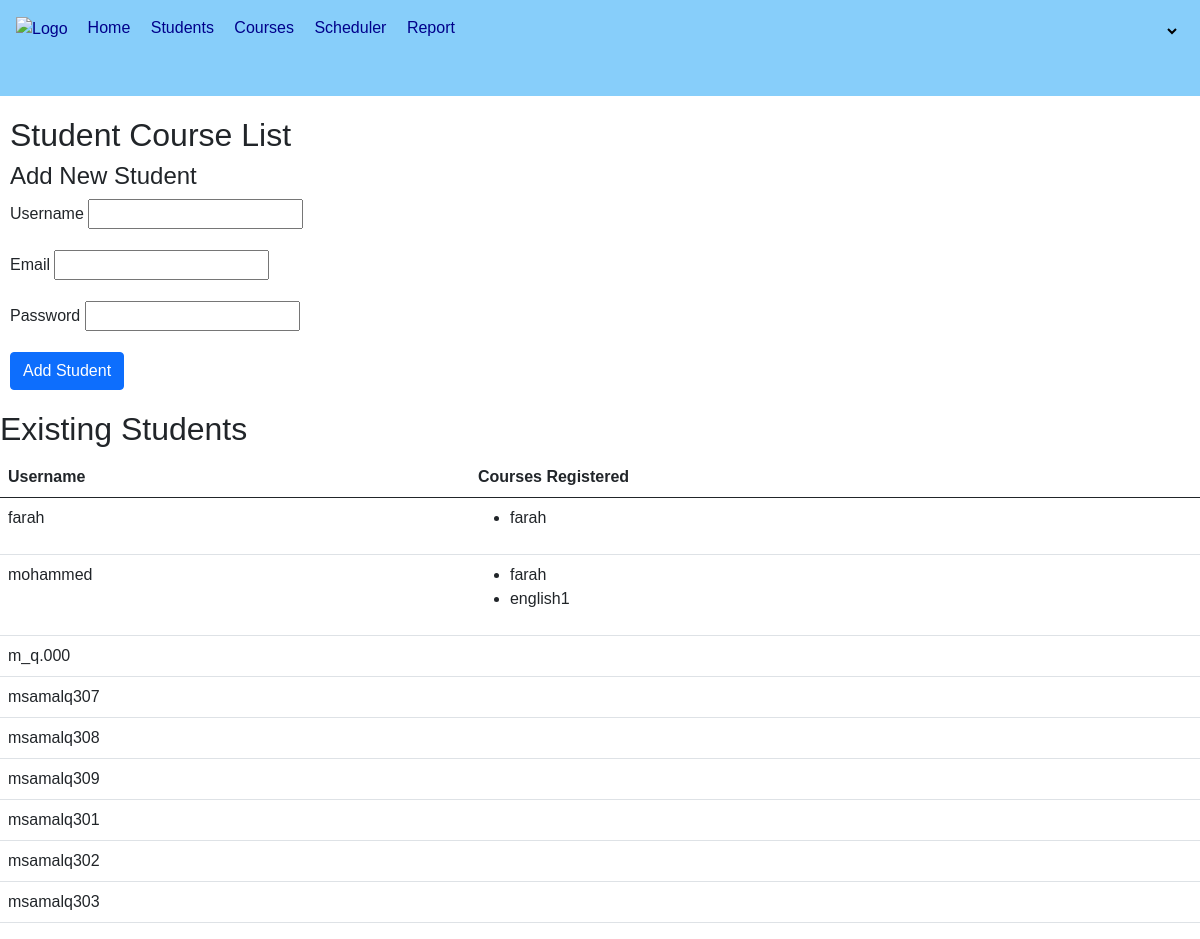
Page /student_course_list/ (signed in) on the earlier database version.
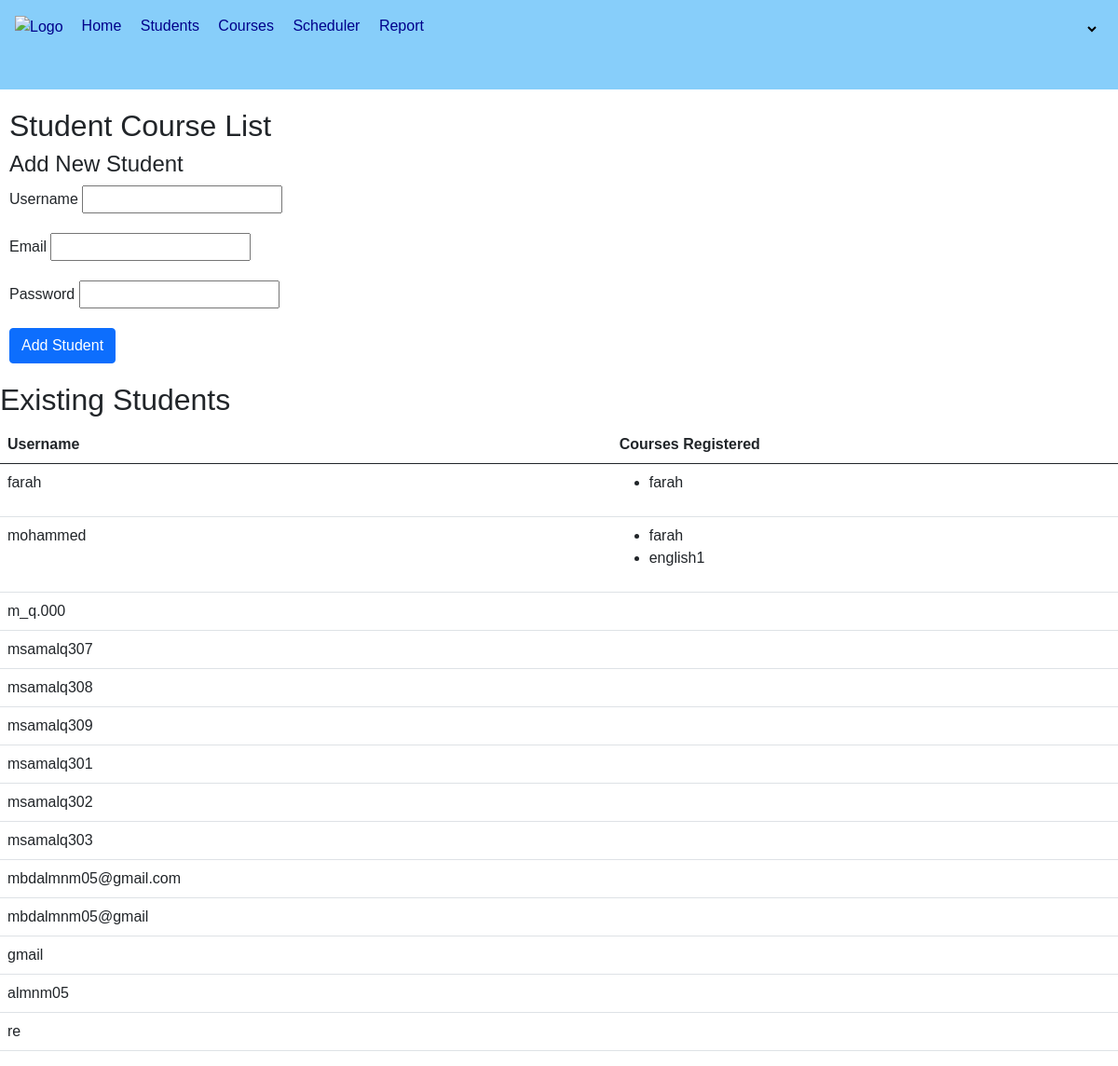
Same page on the later database version.
### courses/models.py (models this page shows, shortened)
class Student(models.Model):
    id = models.AutoField(primary_key=True, unique=True)
    user = models.ForeignKey(User, on_delete=models.CASCADE)
    class Meta:
        indexes = [
            models.Index(fields=['user']),
        ]

class StudentRegistration(models.Model):
    student = models.ForeignKey(Student, on_delete=models.SET_NULL, null=True)
    course = models.ForeignKey(Course, on_delete=models.SET_NULL, null=True, related_name='registrations')
    completed = models.BooleanField(default=False)
    objects = StudentRegistrationManager()
    class Meta:
        unique_together = ('student', 'course')

class Course(models.Model):
    code = models.CharField(max_length=90, unique=True, primary_key=True)
    name = models.CharField(max_length=100, null=True)
    description = models.TextField(null=True)
    instructor = models.CharField(max_length=100, null=True)
    scheduled = models.ForeignKey(CourseSchedule, on_delete=models.PROTECT, related_name='courses')
    prerequisites = models.ManyToManyField('self', blank=True, symmetrical=False)
    capacity = models.IntegerField(null=True)
    students = models.ManyToManyField(Student, related_name='courses',blank=True)
    class Meta:
        indexes = [
            models.Index(fields=['code']),
        ]

### courses/views.py (the view)
# urls.py: path('student_course_list/', views.student_course_list, name='student_course_list'),
@login_required
def student_course_list(request):
    if not request.user.is_superuser:
        raise PermissionDenied
    students = Student.objects.all()
    if request.method == "POST":
        form = StudentForm(request.POST)
        if form.is_valid():
            user = User.objects.create_user(
                username=form.cleaned_data['username'],
                email=form.cleaned_data['email'],
                password=form.cleaned_data['password']
            )
            Student.objects.create(user=user)
            return redirect('student_course_list')
    else:
        form = StudentForm()
    return render(request, 'courses/Admin/student_course_list.html', {'students': students, 'form': form})

### courses/forms.py
class StudentForm(forms.ModelForm):
    password = forms.CharField(widget=forms.PasswordInput)
    class Meta:
        model = User
        fields = ['username', "email", 'password']

### courses/templates/courses/Admin/student_course_list.html (shortened to what this page needs)
{% extends "courses/Admin/mainadmin.html" %}
{% load static %}
{% block content %}
<h2 style="margin-top: 20px; margin-left: 10px;">Student Course List</h2>
<h4 style="margin-left: 10px;">Add New Student</h4>
<form method="POST" action="">
    <div class="mb-3">
        <label style=" margin-left: 10px;" for="{{ form.username.id_for_label }}" class="form-label">Username</label>
        {{ form.username }}
    </div>
    <div class="mb-3">
        <label style=" margin-left: 10px;" for="{{ form.email.id_for_label }}" class="form-label">Email</label>
        {{ form.email }}
    </div>
    <div class="mb-3">
        <label style=" margin-left: 10px;" for="{{ form.password.id_for_label }}" class="form-label">Password</label>
        {{ form.password }}
    </div>
    <button style=" margin-left: 10px; margin-bottom: 20px;" type="submit" class="btn btn-primary">Add Student</button>
</form>
<h2>Existing Students</h2>
<table class="table">
    <thead>
        <tr>
            <th>Username</th>
            <th>Courses Registered</th>
        </tr>
    </thead>
    <tbody>
        {% for student in students %}
            <tr>
                <td>{{ student.user.username }}</td>
                <td>
                    <ul>
                        {% for registration in student.studentregistration_set.all %}
                            <li>{{ registration.course.name }}</li>
                        {% endfor %}
                    </ul>
                </td>
            </tr>
        {% endfor %}
    </tbody>
</table>
{% endblock content %}

Differences in the rows shown:
added Student: user.username "mbdalmnm05@gmail.com"
added Student: user.username "mbdalmnm05@gmail"
added Student: user.username "gmail"
added Student: user.username "almnm05"
added Student: user.username "re"
